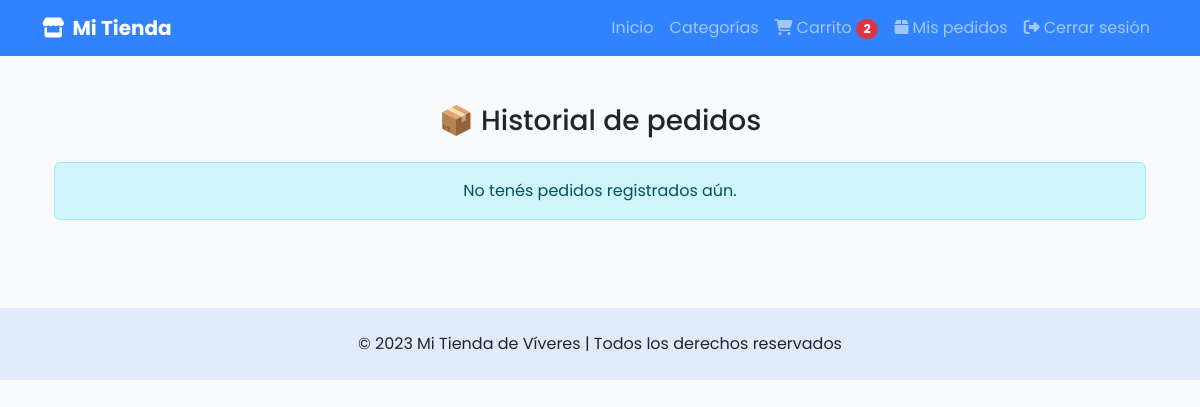
/detalle-pedido/historial (signed in), run on an earlier commit of the app's database.
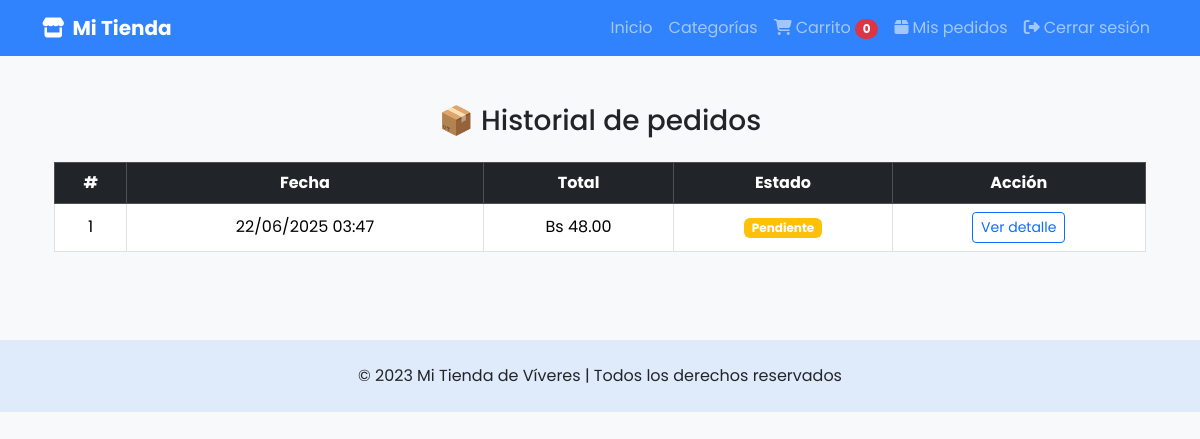
And on a later commit of the database.
### models/pedido.py (models this page shows, shortened)
class Pedido(db.Model):
    __tablename__ = 'pedidos'
    id = db.Column(db.Integer, primary_key=True)
    usuario_id = db.Column(db.Integer, db.ForeignKey('usuarios.id'), nullable=False)
    fecha = db.Column(db.DateTime, default=datetime.utcnow)
    total = db.Column(db.Float, nullable=False)
    estado = db.Column(db.String(20), default='pendiente')  # pendiente, confirmado, enviado, entregado, cancelado
    metodo_pago = db.Column(db.String(50))  # 'efectivo', 'tarjeta', etc.
    direccion_id = db.Column(db.Integer, db.ForeignKey('direcciones.id'))

### controllers/detalle_pedido_controller.py (the view)
@detalle_pedido_bp.route('/historial')
def historial_cliente():
    if session.get('rol') != 'cliente' or 'id' not in session:
        flash('Debes iniciar sesión para ver tus pedidos.', 'danger')
        return redirect(url_for('usuario.login'))
    pedidos = Pedido.query.filter_by(usuario_id=session['id']).order_by(Pedido.fecha.desc()).all()
    return render_template('cliente/historial_pedidos.html', pedidos=pedidos)

### app.py (called while the page is built)
@app.context_processor
def inject_active_path():
    def is_active(path):
        return 'active' if request.path == path else ''
    return dict(is_active=is_active)

@app.context_processor
def cantidad_carrito():
    def contar_productos():
        if session.get('rol') == 'cliente' and session.get('id'):
            items = Carrito.query.filter_by(usuario_id=session['id']).all()
            return len(items)
        return 0
    return dict(cantidad_en_carrito=contar_productos())

### templates/cliente/historial_pedidos.html (shortened to what this page needs)
{% extends 'base_cliente.html' %}
{% block content %}
<div class="container mt-4">
  <h3 class="mb-4 text-center">📦 Historial de pedidos</h3>
  {% if pedidos %}
  <div class="table-responsive">
    <table class="table table-bordered align-middle text-center">
      <thead class="table-dark">
        <tr>
          <th>#</th>
          <th>Fecha</th>
          <th>Total</th>
          <th>Estado</th>
          <th>Acción</th>
        </tr>
      </thead>
      <tbody>
        {% for pedido in pedidos %}
        <tr>
          <td>{{ pedido.id }}</td>
          <td>{{ pedido.fecha.strftime('%d/%m/%Y %H:%M') }}</td>
          <td>Bs {{ '%.2f'|format(pedido.total) }}</td>
          <td>
            <span class="badge bg-{{
              'warning' if pedido.estado == 'pendiente'
              else 'info' if pedido.estado == 'enviado'
              else 'success' if pedido.estado == 'entregado'
              else 'danger' }}">
              {{ pedido.estado.capitalize() }}
            </span>
          </td>
          <td>
            <a href="{{ url_for('detalle_pedido.detalle_cliente', pedido_id=pedido.id) }}" class="btn btn-outline-primary btn-sm">
              Ver detalle
            </a>
          </td>
        </tr>
        {% endfor %}
      </tbody>
    </table>
  </div>
  {% else %}
  <div class="alert alert-info text-center">
    No tenés pedidos registrados aún.
  </div>
  {% endif %}
</div>
{% endblock %}

### templates/base_cliente.html (shortened to what this page needs)
<!DOCTYPE html>
<html lang="es">
<head>
  <link href="https://cdn.jsdelivr.net/npm/bootstrap@5.3.3/dist/css/bootstrap.min.css" rel="stylesheet" />
  <link rel="stylesheet" href="https://cdnjs.cloudflare.com/ajax/libs/animate.css/4.1.1/animate.min.css"/>
  <link href="https://unpkg.com/aos@2.3.1/dist/aos.css" rel="stylesheet">
  <link rel="stylesheet" href="https://cdnjs.cloudflare.com/ajax/libs/hover.css/2.3.1/css/hover-min.css">
  <link rel="stylesheet" href="https://cdnjs.cloudflare.com/ajax/libs/font-awesome/6.4.0/css/all.min.css">
</head>
<body>
  <nav class="navbar navbar-expand-lg navbar-dark bg-primary" data-aos="fade-down">
    <div class="container">
      <a class="navbar-brand fw-bold" href="{{ url_for('cliente.inicio') }}">
        <i class="fas fa-store me-2"></i>Mi Tienda
      </a>
      <div class="collapse navbar-collapse" id="clienteNavbar">
        <ul class="navbar-nav ms-auto">
          <li class="nav-item" data-aos="fade-left" data-aos-delay="100">
            <a class="nav-link hvr-underline-from-center" href="{{ url_for('cliente.inicio') }}">Inicio</a>
          </li>
          <li class="nav-item" data-aos="fade-left" data-aos-delay="200">
            <a class="nav-link hvr-underline-from-center" href="#">Categorías</a>
          </li>
          <li class="nav-item" data-aos="fade-left" data-aos-delay="300">
            <a class="nav-link hvr-underline-from-center" href="{{ url_for('carrito.index') }}">
              <i class="fas fa-shopping-cart me-1"></i>Carrito
              <span class="badge bg-danger rounded-pill cart-counter">
                {{ cantidad_en_carrito }}
              </span>
            </a>
          </li>
          <li class="nav-item" data-aos="fade-left" data-aos-delay="350">
            <a class="nav-link hvr-underline-from-center" href="{{ url_for('detalle_pedido.historial_cliente') }}">
              <i class="fas fa-box me-1"></i>Mis pedidos
            </a>
          </li>
          <li class="nav-item" data-aos="fade-left" data-aos-delay="400">
            <a class="nav-link hvr-grow" href="{{ url_for('usuario.login') }}">
              <i class="fas fa-sign-out-alt me-1"></i>Cerrar sesión
            </a>
          </li>
        </ul>
      </div>
    </div>
  </nav>
  <div class="container py-4">
    {% block content %}{% endblock %}
  </div>
  <footer class="py-4 mt-5" data-aos="fade-up" style="background: rgba(13, 110, 253, 0.1); backdrop-filter: blur(5px);">
    <div class="container text-center">
      <p class="mb-0 animate__animated animate__fadeIn">
        © 2023 Mi Tienda de Víveres | Todos los derechos reservados
      </p>
    </div>
  </footer>
</body>
</html>

### templates/base_cliente.html (style rules this page uses)
body { font-family: 'Poppins', sans-serif; background-color: #f8f9fa; }
.navbar { background: rgba(13, 110, 253, 0.85) !important; backdrop-filter: blur(10px); -webkit-backdrop-filter: blur(10px); }

What changed in the data, as far as the page shows it:
added Pedido: id "1", fecha "22/06/2025 03:47", total "48.00", estado "Pendiente"
Also different on the page:
{{ cantidad_en_carrito }}: "2" → "0"
text no longer shown: "No tenés pedidos registrados aún."
text now shown: "# Fecha Total Estado Acción"
